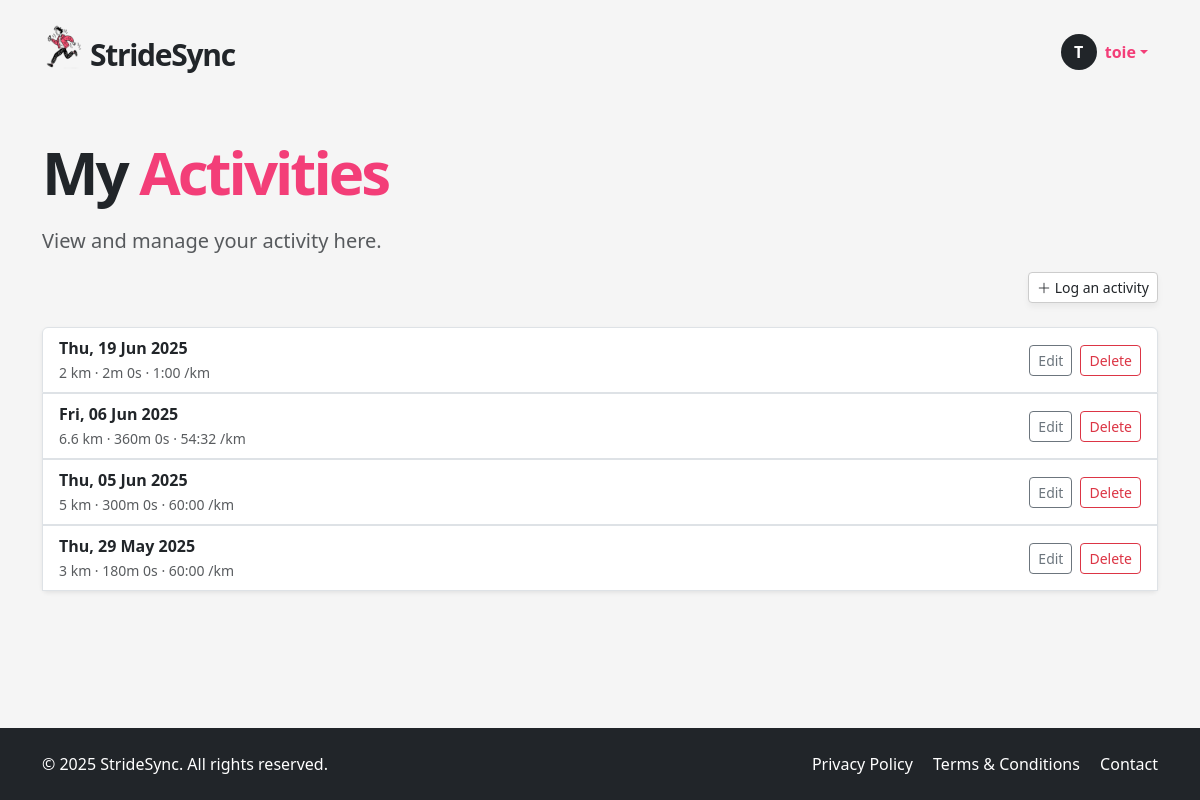
Before: /my-activities (signed in) with the older database file.
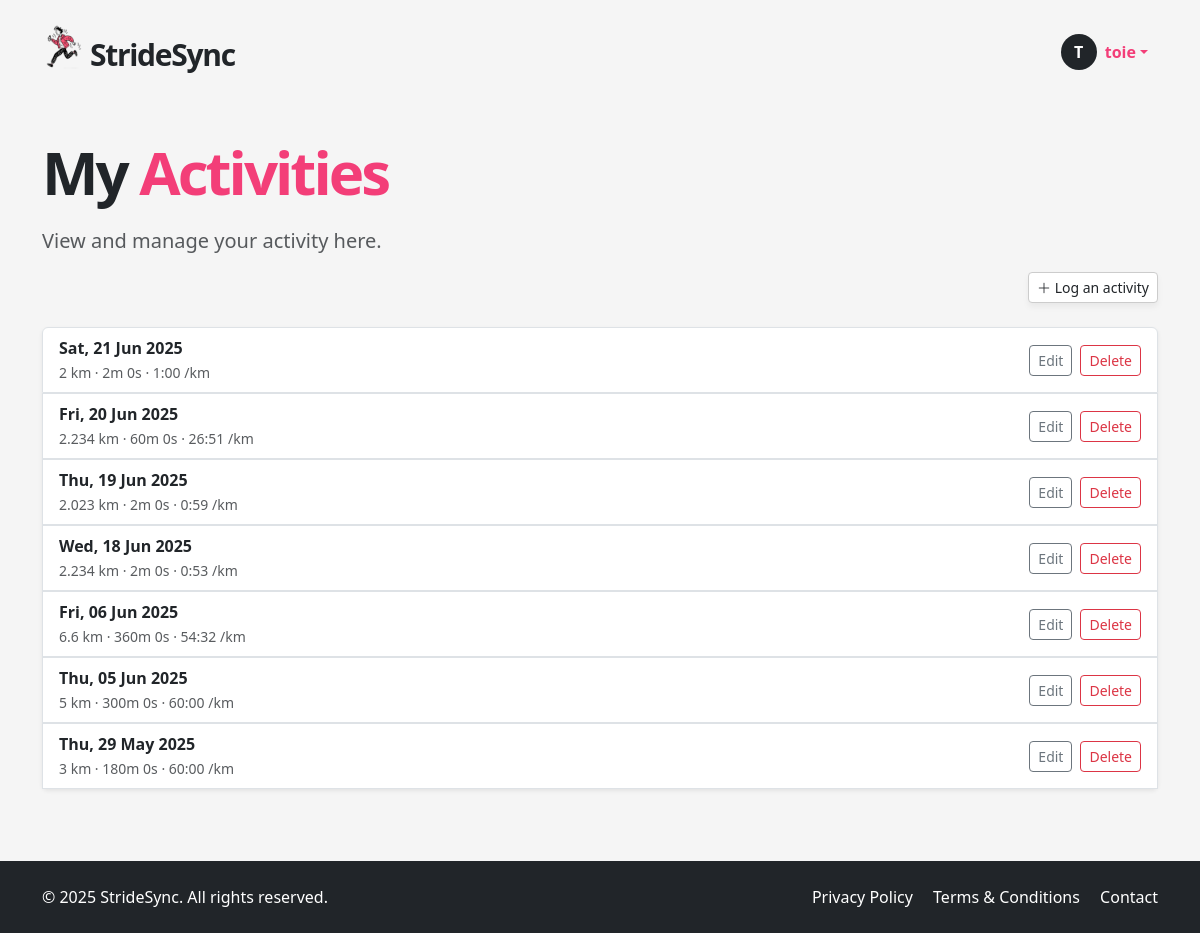
After: the same page with the newer database file.
### app/models.py (models this page shows, shortened)
class User(UserMixin, db.Model):
    __tablename__ = "users"
    id = sa.Column(sa.Integer, primary_key=True)
    email = sa.Column(sa.String(120), unique=True, nullable=False, index=True)
    password_hash = sa.Column(sa.String(256))
    username = sa.Column(sa.String(64), unique=True, nullable=False, index=True)
    role = sa.Column(sa.Enum(UserRole), default=UserRole.USER, nullable=False)
    is_verified = sa.Column(sa.Boolean, default=False)
    verification_token = sa.Column(sa.String(128), nullable=False, default=lambda: secrets.token_urlsafe(32))
    reset_token = db.Column(db.String, nullable=True)
    reset_token_expiry = db.Column(db.DateTime, nullable=True)
    runs = so.relationship("Run", back_populates="user", cascade="all, delete-orphan")
    groups = so.relationship("Group", secondary=user_groups, back_populates="members")
    admin_of_groups = so.relationship("Group", secondary=group_admins, back_populates="admins")

class Run(db.Model):
    __tablename__ = "runs"
    id = sa.Column(sa.Integer, primary_key=True)
    date = sa.Column(sa.DateTime(timezone=True), index=True)
    distance = sa.Column(sa.Integer)  # meters
    time = sa.Column(sa.Integer)      # seconds (duration)
    pace = sa.Column(sa.Integer)      # seconds per km
    user_id = sa.Column(sa.Integer, sa.ForeignKey("users.id"), index=True)
    user = so.relationship("User", back_populates="runs")
    groups = so.relationship("Group", secondary=run_groups, back_populates="runs")

### app/routes.py (the view)
@app.route('/my-activities')
@login_required
def my_activities():
    runs = db.session.scalars(
        sa.select(Run).where(Run.user_id == current_user.id).order_by(Run.date.desc())
    ).all()
    form = LogActivityForm()
    form.groups.choices = [(g.id, g.name) for g in current_user.groups]
    edit_form = EditRunForm()
    edit_form.groups.choices = [(g.id, g.name) for g in current_user.groups]
    delete_form = DeleteRunForm()
    return render_template(
        "my_activities.html",
        runs=runs,
        form=form,
        edit_form=edit_form,
        delete_form=delete_form,
        user=current_user
    )

### app/models.py (called while the page is built)
@login.user_loader
def load_user(id):
    return db.session.get(User, int(id))

### app/templates/my_activities.html (shortened to what this page needs)
{% extends "base.html" %}
{% block content %}
<section class="py-5">
  <div class="container">
    <h1 class="display-4 fw-bold mb-4 hero-title">My <span>Activities</span></h1>
    <p class="lead text-muted ">View and manage your activity here.</p>
    <div class="mb-4 justify-content-end d-flex">
      <a href="#" class="btn btn-soft btn-sm" data-bs-toggle="modal" data-bs-target="#logActivityModal">
          <i class="bi bi-plus-lg"></i> Log an activity
        </a>
    </div>
    {% if runs %}
    <div class="list-group shadow-sm">
      {% for run in runs %}
        <div class="list-group-item d-flex justify-content-between align-items-center">
          <div>
            <strong>{{ run.date.strftime('%a, %d %b %Y') }}</strong><br>
            <small class="text-muted">
              {{ run.distance }} km · {{ run.time // 60 }}m {{ run.time % 60 }}s ·
              {{ "%d:%02d" % (run.pace // 60, run.pace % 60) }} /km
            </small>
          </div>
          <div class="d-flex gap-2">
            <button class="btn btn-sm btn-outline-secondary" data-bs-toggle="modal" data-bs-target="#editRunModal{{ run.id }}">Edit</button>
            <button class="btn btn-sm btn-outline-danger" data-bs-toggle="modal" data-bs-target="#deleteRunModal{{ run.id }}">Delete</button>
          </div>
        </div>
                    {% set selected_group_ids = run.groups | map(attribute='id') | list %}
      {% endfor %}
    </div>
    {% else %}
      <p class="text-muted">No runs logged yet. Start by adding a new one.</p>
    {% endif %}
  </div>
</section>
{% endblock %}

### app/templates/base.html (shortened to what this page needs)
<!DOCTYPE html>
<html lang="en">
<head>
  <link href="https://cdn.jsdelivr.net/npm/bootstrap@5.3.6/dist/css/bootstrap.min.css" rel="stylesheet">
  <link href="https://cdn.jsdelivr.net/npm/bootstrap-icons@1.10.5/font/bootstrap-icons.css" rel="stylesheet">
  <link rel="stylesheet" href="{{ url_for('static', filename='style.css') }}">
</head>
<body>
  <header>
    <nav class="navbar">
      <div class="container d-flex justify-content-between align-items-center py-2">
        <a href="/index" class="text-decoration-none logo-container d-flex align-items-center">
          <img src="{{ url_for('static', filename='img/icon.png') }}" width="40px" alt="StrideSync logo">
          <p class="logo mb-0 ms-2">StrideSync</p>
        </a>
        <ul class="navbar-nav flex-row align-items-center mb-0 menubox">
          {% if current_user.is_anonymous %}
            <li class="nav-item">
              <a class="btn btn-dark px-4" href="{{ url_for('login') }}">LOGIN</a>
            </li>
          {% else %}
            <li class="nav-item dropdown">
              <a class="nav-link dropdown-toggle d-flex align-items-center" href="#" id="userDropdown" role="button" data-bs-toggle="dropdown" aria-expanded="false">
                <div class="avatar-circle bg-dark text-white rounded-circle d-flex justify-content-center align-items-center me-2" style="width: 36px; height: 36px; font-weight: bold;">
                  {{ current_user.username[0]|upper }}
                </div>
                <span class="fw-semibold">{{ current_user.username }}</span>
              </a>
            </li>
          {% endif %}
        </ul>
      </div>
    </nav>
  </header>
  <main>
    {% block content %}{% endblock %}
  </main>
  <footer class="bg-dark text-white py-4">
    <div class="container d-flex flex-column flex-md-row justify-content-between align-items-center">
      <div class="mb-2 mb-md-0">
        &copy; 2025 StrideSync. All rights reserved.
      </div>
      <div>
        <a href="/privacy" class="text-white text-decoration-none me-3">Privacy Policy</a>
        <a href="/terms" class="text-white text-decoration-none me-3">Terms & Conditions</a>
        <a href="/contact" class="text-white text-decoration-none">Contact</a>
      </div>
    </div>
  </footer>
</body>
</html>

### app/static/style.css (style rules this page uses)
html, body { height: 100%; margin: 0; display: flex; flex-direction: column; scroll-behavior: smooth; }
body { background-color: #f5f5f5; }
main { flex: 1; }
a { color: #f33e78; }
.logo { font-size: 30px; font-weight: 700; letter-spacing: -1.3px; margin-top: 15px; }
.logo-container { color: unset; }
.hero-title { font-weight: 900 !important; font-size: 60px; letter-spacing: -3px; line-height: 60px; }
.hero-title span { color: #f33e78; }
.btn-soft, .btn-soft-white { background: white; border: 1px solid #ccc; box-shadow: 0 4px 6px rgba(0,0,0,0.05); }
.nav-link { color: #f33e78 !important; }
.menubox { margin-top: 10px; margin-right: 10px; }
footer { background-color: #333; }

Changed rows visible on the page:
added Run: date "Sat, 21 Jun 2025", distance "2", time "2", run.time%60 "0", pace "1:00"
added Run: date "Fri, 20 Jun 2025", distance "2.234", time "60", run.time%60 "0", pace "26:51"
changed Run "Thu, 19 Jun 2025": distance "2" → "2.023"; pace "1:00" → "0:59"
added Run: date "Wed, 18 Jun 2025", distance "2.234", time "2", run.time%60 "0", pace "0:53"
